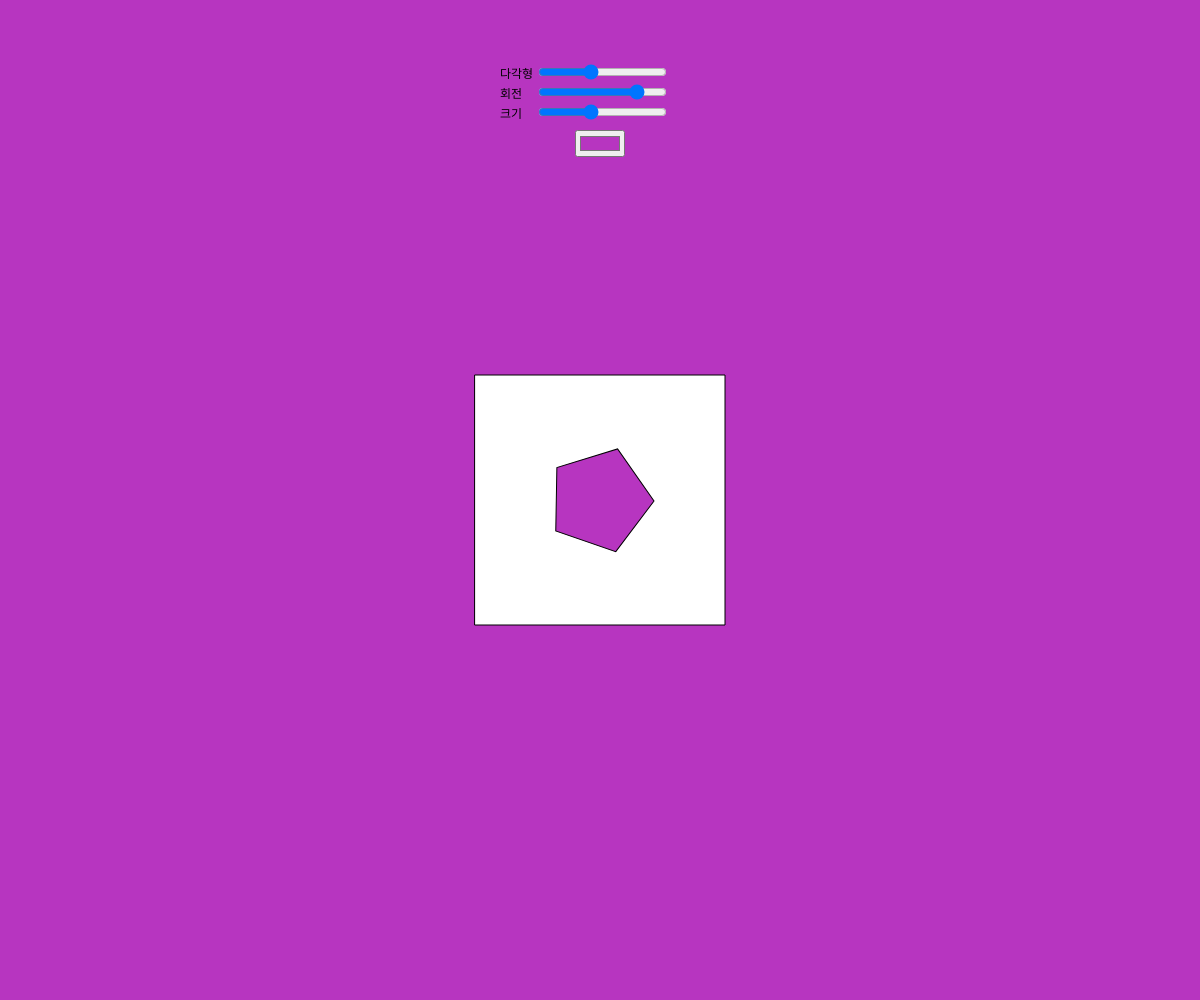
Frame 1 (no input)
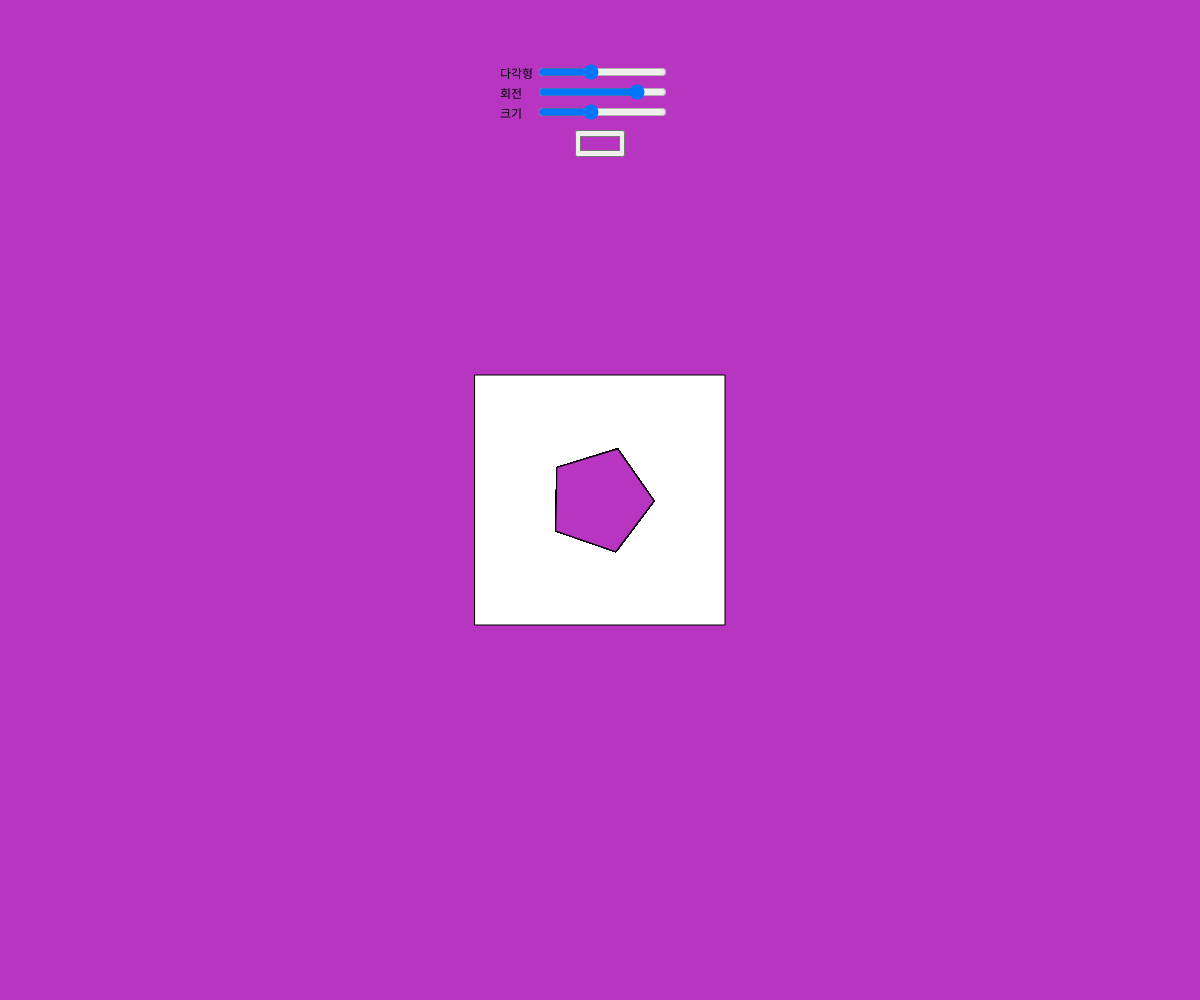
Frame 60 (no input)
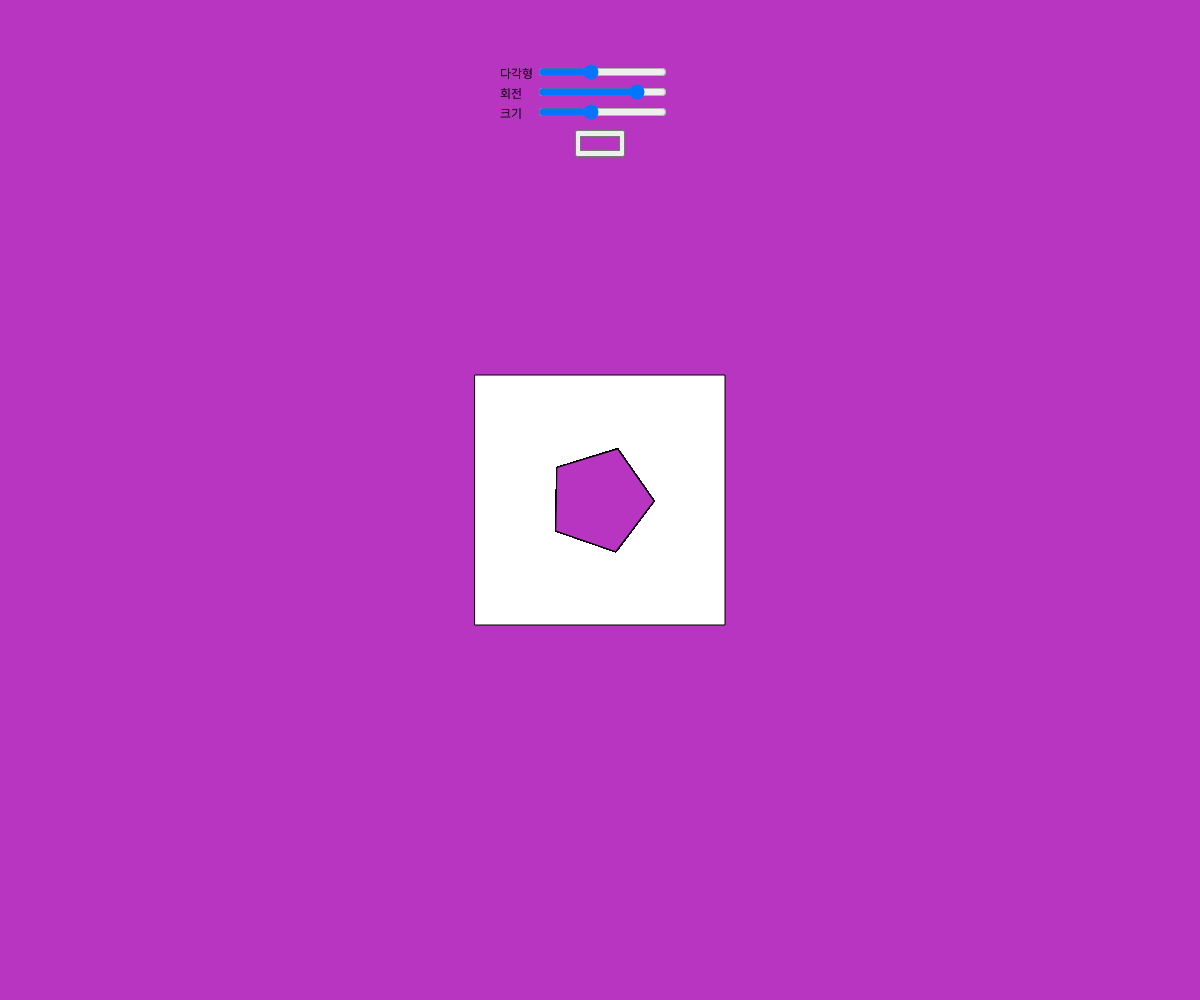
Frame 120 (the mouse pressed at the canvas centre since frame 60)

The p5.js sketch that drew these frames (run headless with seeded random() and noise() and a simulated clock; from frame 60 on, the mouse is pressed at the canvas centre):

// p5.js sketch
// ── sketch.js
let sliderPoly;
let sliderRotate;
let sliderSize;
let colorPicker;

function setup() {
  createCanvas(windowWidth, windowHeight);
    colorPicker = createColorPicker(color(random(256), random(256), random(256))).position(0, 130).center("horizontal");
  background(colorPicker.color());
  sliderPoly = createSlider(3, 8, random(3, 9), 1).position(0, 60).center("horizontal");
    text("다각형", width/2-100, 78);
  sliderRotate = createSlider(0, 180, random(0, 181)).position(0, 80).center("horizontal");
  text("회전", width/2-100, 98);
  sliderSize = createSlider(10, 120, random(0, 181)).position(0, 100).center("horizontal");
  text("크기", width/2-100, 118);

    rectMode(CENTER);

    fill(255);
  square(width/2, height/2, 250);
 
}

function draw() {

  
  push();
  fill(colorPicker.color());
  translate(width/2, height/2);
  rotate(sliderRotate.value()*PI/180);
  polygon(0, 0, sliderSize.value(), sliderPoly.value());
  pop();
}

function polygon(x, y, radius, npoints) {
  let angle = TWO_PI / npoints;
  beginShape();
  for (let a = 0; a < TWO_PI; a += angle) {
    let sx = x + cos(a) * radius;
    let sy = y + sin(a) * radius;
    vertex(sx, sy);
  }
  endShape(CLOSE);
}
